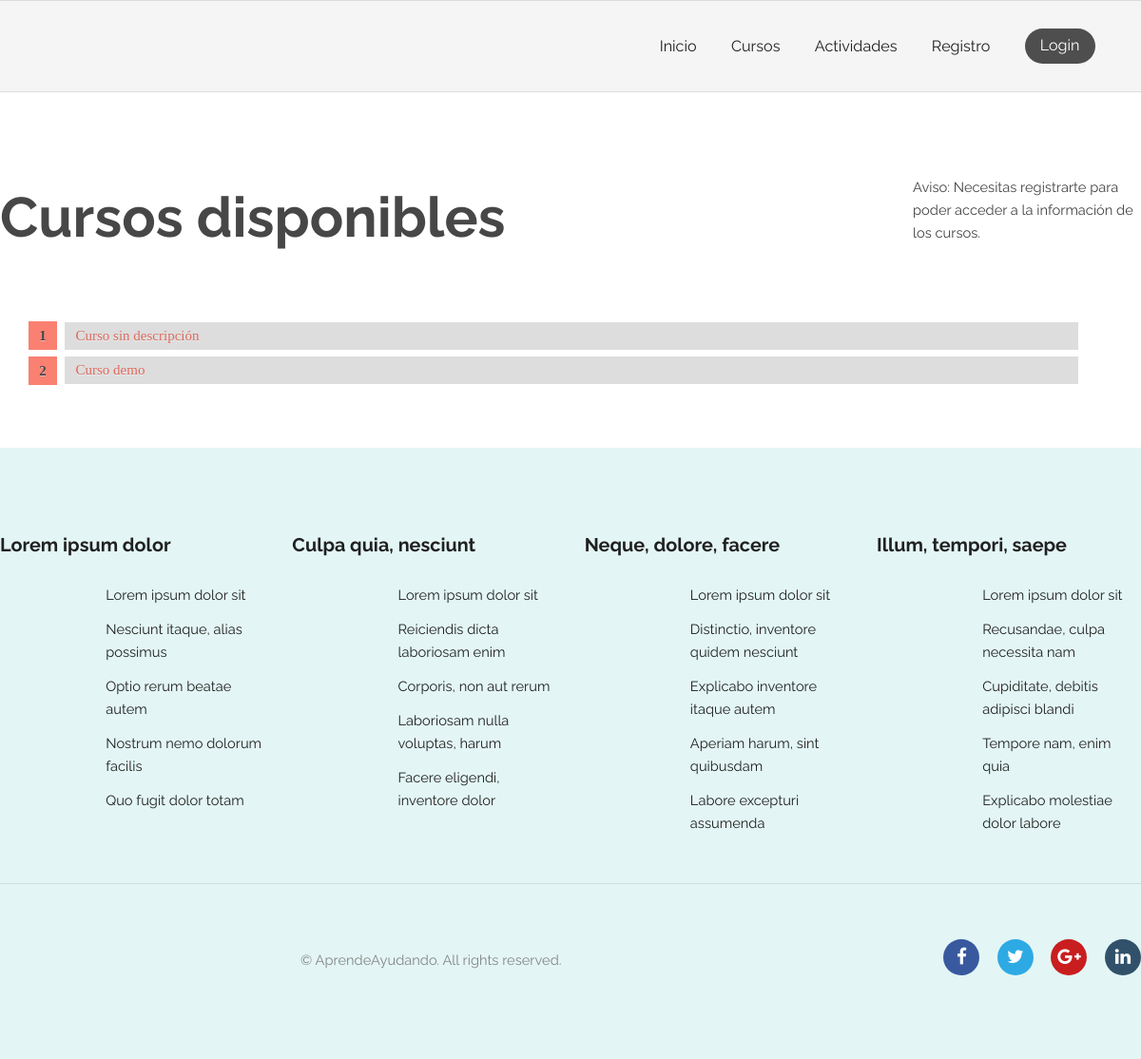
Before: /courses/ with the older database file.
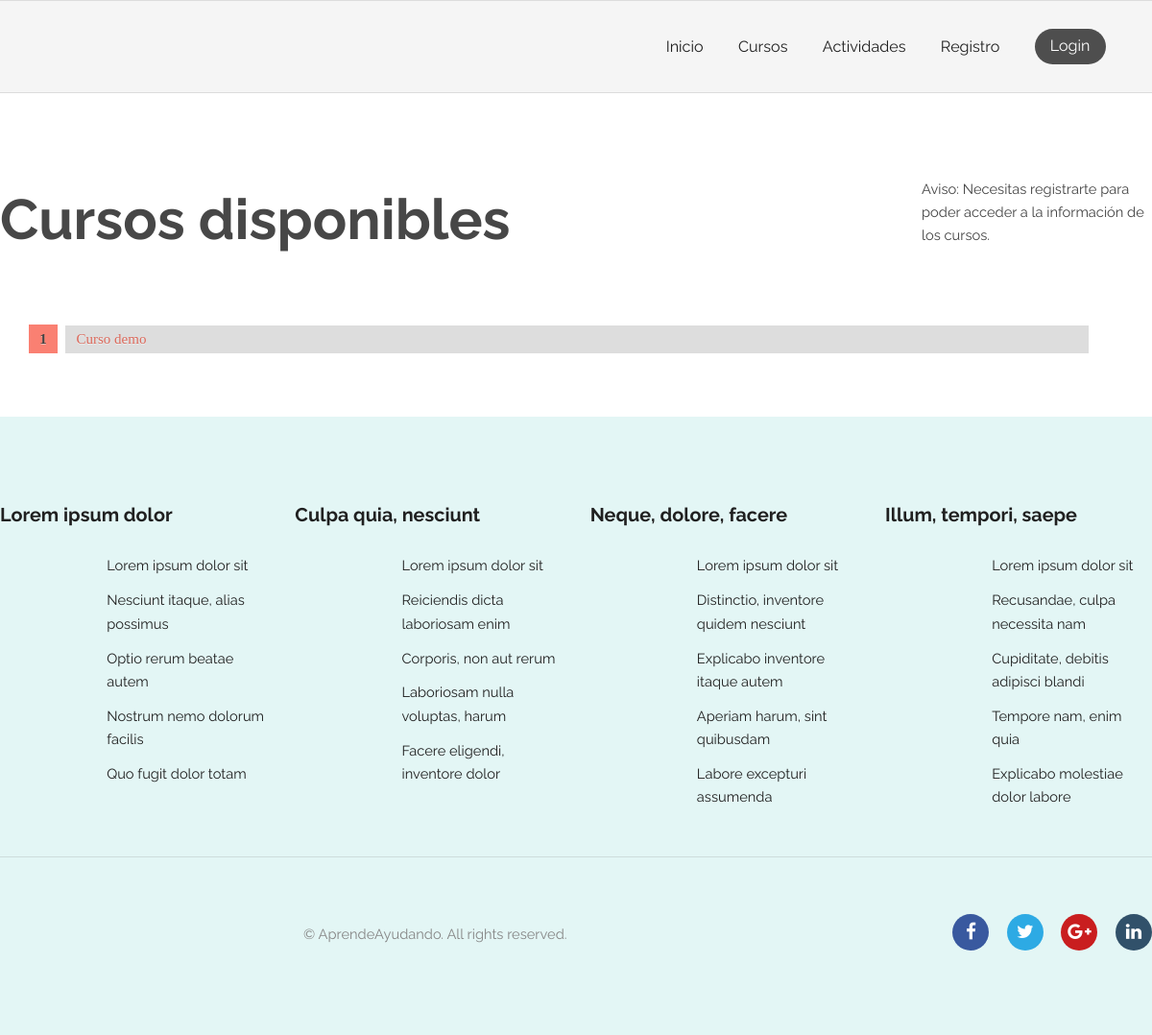
After: the same page with the newer database file.
### courses/models.py (models this page shows, shortened)
class Course(models.Model):
    title = models.CharField(max_length=200)
    pub_date = models.DateTimeField(verbose_name="date published", auto_now_add=True)
    enrolled_users = models.ManyToManyField(get_user_model(), related_name="courses", blank=True)
    teacher = models.ForeignKey(get_user_model(), null=True, on_delete=models.CASCADE, limit_choices_to={'groups__name':'Profesor'})
    description = models.CharField(max_length=1000, blank=True)
    class Meta:
        verbose_name = "Curso"
        verbose_name_plural = "Cursos"

### courses/views.py (the view)
# urls.py: path('', views.index, name='index'), # /activity/
def index(request):
    courseList = Course.objects.order_by('-pub_date')[:5]
    id_courses_list_inscripted = []
    for curso in courseList:
        if request.user in curso.enrolled_users.all() or request.user==curso.teacher:
            id_courses_list_inscripted.extend([curso.id])
    is_teacher = False
    if request.user.has_perm('courses.add_course'):
        is_teacher = True
    context = {
        'courseList': courseList,
        'courses_list_inscripted': id_courses_list_inscripted,
        'is_teacher': is_teacher,
        'filtered_by_enrolled': False
    }
    return render(request, 'courses/index.html', context)

### AprendeAyudando/templatetags/auth_extras.py (called while the page is built)
@register.filter(name='has_group')
def has_group(user, group_name):
    try:
        group = Group.objects.get(name=group_name)
        return True if group in user.groups.all() else False
    except Group.DoesNotExist:
        return False

@register.filter(name='is_guest')
def is_guest(user):
    return not user.is_authenticated

@register.filter(name='isCourseOwner')
def isCourseOwner(user, request_user):
    return True if user==request_user else False

### AprendeAyudando/templates/courses/index.html (shortened to what this page needs)
{% extends "registration/base.html" %}
{% block content %}
<section class="wrapper login">
    {% load static %}
    {% load auth_extras %}
    <link rel="stylesheet" type="text/css" href="{% static 'courses/style.css' %}">
    <div class="container 100%">
        <div class="courseElement">
            <div class="courseElementLeft">
                {% if filtered_by_enrolled %}
                    <h2>Tus cursos</h2>
                {% else %}
                    <h2>Cursos disponibles</h2>
                {% endif %}
            </div>
            <div class="courseElementRight">
                {% if is_teacher %}
                    <a style="margin-bottom: 50px;" href="{% url 'courses:create' %}" class="button pink">Añadir curso</a>
                {% elif user|has_group:"EntidadPublicoPrivada" %}
                    <p>Aviso: Necesitas ser Estudiante para poder acceder a la información de los cursos.</p>
                {% elif user|is_guest %}
                    <p>Aviso: Necesitas registrarte para poder acceder a la información de los cursos.</p>
                {% endif %}
            </div>
            <div class="courseElementContent">
                {% if courseList %}
                <ol id="prettyList" style="width:92%;">
                    {% for course in courseList %}
                        {% if user|isCourseOwner:course.teacher or user|has_group:"Estudiante" or user.is_superuser %}
                            <li id="prettyListItem"><a href="{% url 'courses:join' course.id %}">{{ course.title }}</a></li>
                        {% else %}
                            <li id="prettyListItem"><span style="color:#db685a;">{{ course.title }}</span></li>
                        {% endif %}
                    {% endfor %}
                </ol>
                {% else %}
                    <p>Lo sentimos, no hay cursos disponibles.</p>
                {% endif %}
            </div>
        </div>
    </div>
</section>
{% endblock %}

Changed rows visible on the page:
removed Course: title "Curso sin descripción"
